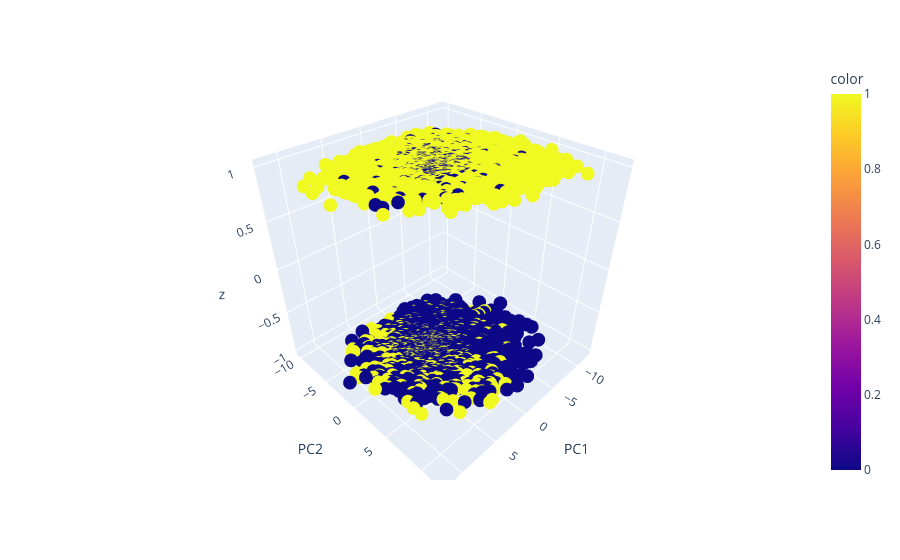

Notebook code for this chart:
### Code cell
X = df.iloc[:, :-1]

pca = PCA(n_components=2)

components = pca.fit_transform(X)

new_axis = phase2_data["y"].T.copy()
new_axis[new_axis == 0] = -1

df_components = pd.DataFrame(components, columns=["PC1", "PC2"])
df_new_axis = pd.DataFrame( new_axis, columns=["z"])

df_kernel = pd.concat([df_components, df_new_axis], axis=1, join="inner")

one_count = np.sum(df_kernel["z"] == 1)
print("one_count", one_count)
zero_count = np.sum(df_kernel["z"] == -1)
print("zero_count", zero_count)

fig = px.scatter_3d(df_kernel, x="PC1", y="PC2", z="z", color=df['y'])
fig.show()

### Figure 1 — Plotly figure (JSON) as saved in the notebook; plotly's stock layout.template omitted (floating-point values rounded to 4 significant figures; data arrays with more than 128 entries replaced by an {"elided": "..."} marker saying what was removed)
{"data": [{"hovertemplate": "PC1=%{x}<br>PC2=%{y}<br>z=%{z}<br>color=%{marker.color}<extra></extra>", "legendgroup": "", "marker": {"color": {"elided": "8440 float values"}, "coloraxis": "coloraxis", "symbol": "circle"}, "mode": "markers", "name": "", "scene": "scene", "showlegend": false, "type": "scatter3d", "x": {"elided": "8440 float values"}, "y": {"elided": "8440 float values"}, "z": {"elided": "8440 float values"}}], "layout": {"coloraxis": {"colorbar": {"title": {"text": "color"}}, "colorscale": [[0, "#0d0887"], [0.1111, "#46039f"], [0.2222, "#7201a8"], [0.3333, "#9c179e"], [0.4444, "#bd3786"], [0.5556, "#d8576b"], [0.6667, "#ed7953"], [0.7778, "#fb9f3a"], [0.8889, "#fdca26"], [1, "#f0f921"]]}, "legend": {"tracegroupgap": 0}, "margin": {"t": 60}, "scene": {"domain": {"x": [0, 1], "y": [0, 1]}, "xaxis": {"title": {"text": "PC1"}}, "yaxis": {"title": {"text": "PC2"}}, "zaxis": {"title": {"text": "z"}}}}}
